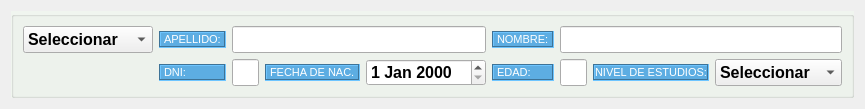
<?xml version="1.0" encoding="UTF-8"?>
<ui version="4.0">
 <class>Form</class>
 <widget class="QWidget" name="Form">
  <property name="geometry">
   <rect>
    <x>0</x>
    <y>0</y>
    <width>798</width>
    <height>88</height>
   </rect>
  </property>
  <property name="windowTitle">
   <string>Form</string>
  </property>
  <layout class="QGridLayout" name="gridLayout">
   <item row="0" column="0">
    <widget class="QGroupBox" name="groupBox_3">
     <property name="sizePolicy">
      <sizepolicy hsizetype="Preferred" vsizetype="Fixed">
       <horstretch>0</horstretch>
       <verstretch>0</verstretch>
      </sizepolicy>
     </property>
     <property name="styleSheet">
      <string notr="true">#groupBox_3{
background-color: #F0F5EF
}</string>
     </property>
     <property name="title">
      <string/>
     </property>
     <layout class="QGridLayout" name="gridLayout_4" columnstretch="10,20,10,10,10,10,10,10,10,10,10,10,10,0,0">
      <item row="0" column="0">
       <widget class="QComboBox" name="comboBox_15">
        <property name="sizePolicy">
         <sizepolicy hsizetype="Preferred" vsizetype="Fixed">
          <horstretch>0</horstretch>
          <verstretch>0</verstretch>
         </sizepolicy>
        </property>
        <property name="font">
         <font>
          <family>System</family>
          <pointsize>12</pointsize>
          <weight>75</weight>
          <bold>true</bold>
         </font>
        </property>
        <item>
         <property name="text">
          <string>Seleccionar</string>
         </property>
        </item>
        <item>
         <property name="text">
          <string>Esposa</string>
         </property>
        </item>
        <item>
         <property name="text">
          <string>Cónyuge</string>
         </property>
        </item>
        <item>
         <property name="text">
          <string>Hijo</string>
         </property>
        </item>
        <item>
         <property name="text">
          <string>Nieto a cargo</string>
         </property>
        </item>
       </widget>
      </item>
      <item row="0" column="1">
       <widget class="QLabel" name="label_35">
        <property name="sizePolicy">
         <sizepolicy hsizetype="Preferred" vsizetype="Fixed">
          <horstretch>0</horstretch>
          <verstretch>0</verstretch>
         </sizepolicy>
        </property>
        <property name="font">
         <font>
          <family>Arial</family>
          <pointsize>8</pointsize>
          <weight>50</weight>
          <bold>false</bold>
         </font>
        </property>
        <property name="styleSheet">
         <string notr="true">#label_35{
background-color:#5DADE2  ;
color: #FFFFFF ; 
}</string>
        </property>
        <property name="frameShape">
         <enum>QFrame::Box</enum>
        </property>
        <property name="frameShadow">
         <enum>QFrame::Sunken</enum>
        </property>
        <property name="text">
         <string>APELLIDO:</string>
        </property>
       </widget>
      </item>
      <item row="1" column="9">
       <widget class="QLineEdit" name="lineEdit_33">
        <property name="sizePolicy">
         <sizepolicy hsizetype="Expanding" vsizetype="Fixed">
          <horstretch>0</horstretch>
          <verstretch>0</verstretch>
         </sizepolicy>
        </property>
        <property name="font">
         <font>
          <family>System</family>
          <pointsize>12</pointsize>
          <weight>75</weight>
          <bold>true</bold>
         </font>
        </property>
       </widget>
      </item>
      <item row="1" column="12" colspan="3">
       <widget class="QComboBox" name="comboBox_9">
        <property name="sizePolicy">
         <sizepolicy hsizetype="Preferred" vsizetype="Fixed">
          <horstretch>0</horstretch>
          <verstretch>0</verstretch>
         </sizepolicy>
        </property>
        <property name="font">
         <font>
          <family>System</family>
          <pointsize>12</pointsize>
          <weight>75</weight>
          <bold>true</bold>
         </font>
        </property>
        <item>
         <property name="text">
          <string>Seleccionar</string>
         </property>
        </item>
        <item>
         <property name="text">
          <string>Primario</string>
         </property>
        </item>
        <item>
         <property name="text">
          <string>Secundario</string>
         </property>
        </item>
        <item>
         <property name="text">
          <string>Terciario</string>
         </property>
        </item>
        <item>
         <property name="text">
          <string>Universitario</string>
         </property>
        </item>
        <item>
         <property name="text">
          <string>Posgrado</string>
         </property>
        </item>
       </widget>
      </item>
      <item row="0" column="9" colspan="6">
       <widget class="QLineEdit" name="lineEdit_28">
        <property name="sizePolicy">
         <sizepolicy hsizetype="Expanding" vsizetype="Fixed">
          <horstretch>0</horstretch>
          <verstretch>0</verstretch>
         </sizepolicy>
        </property>
        <property name="font">
         <font>
          <family>System</family>
          <pointsize>12</pointsize>
          <weight>75</weight>
          <bold>true</bold>
         </font>
        </property>
       </widget>
      </item>
      <item row="1" column="8">
       <widget class="QLabel" name="label_55">
        <property name="sizePolicy">
         <sizepolicy hsizetype="Preferred" vsizetype="Fixed">
          <horstretch>0</horstretch>
          <verstretch>0</verstretch>
         </sizepolicy>
        </property>
        <property name="font">
         <font>
          <family>Arial</family>
          <pointsize>8</pointsize>
          <weight>50</weight>
          <bold>false</bold>
         </font>
        </property>
        <property name="styleSheet">
         <string notr="true">#label_55{
background-color:#5DADE2  ;
color: #FFFFFF ; 
}</string>
        </property>
        <property name="frameShape">
         <enum>QFrame::Box</enum>
        </property>
        <property name="frameShadow">
         <enum>QFrame::Sunken</enum>
        </property>
        <property name="text">
         <string>EDAD:</string>
        </property>
       </widget>
      </item>
      <item row="1" column="1">
       <widget class="QLabel" name="label_36">
        <property name="sizePolicy">
         <sizepolicy hsizetype="Preferred" vsizetype="Fixed">
          <horstretch>0</horstretch>
          <verstretch>0</verstretch>
         </sizepolicy>
        </property>
        <property name="font">
         <font>
          <family>Arial</family>
          <pointsize>8</pointsize>
          <weight>50</weight>
          <bold>false</bold>
         </font>
        </property>
        <property name="styleSheet">
         <string notr="true">#label_36{
background-color:#5DADE2  ;
color: #FFFFFF ; 
}</string>
        </property>
        <property name="frameShape">
         <enum>QFrame::Box</enum>
        </property>
        <property name="frameShadow">
         <enum>QFrame::Sunken</enum>
        </property>
        <property name="text">
         <string>DNI:</string>
        </property>
       </widget>
      </item>
      <item row="0" column="2" colspan="6">
       <widget class="QLineEdit" name="lineEdit_29">
        <property name="sizePolicy">
         <sizepolicy hsizetype="Expanding" vsizetype="Fixed">
          <horstretch>0</horstretch>
          <verstretch>0</verstretch>
         </sizepolicy>
        </property>
        <property name="font">
         <font>
          <family>System</family>
          <pointsize>12</pointsize>
          <weight>75</weight>
          <bold>true</bold>
         </font>
        </property>
       </widget>
      </item>
      <item row="1" column="2" colspan="4">
       <widget class="QLineEdit" name="lineEdit_27">
        <property name="sizePolicy">
         <sizepolicy hsizetype="Expanding" vsizetype="Fixed">
          <horstretch>0</horstretch>
          <verstretch>0</verstretch>
         </sizepolicy>
        </property>
        <property name="font">
         <font>
          <family>System</family>
          <pointsize>12</pointsize>
          <weight>75</weight>
          <bold>true</bold>
         </font>
        </property>
       </widget>
      </item>
      <item row="1" column="6">
       <widget class="QLabel" name="label_41">
        <property name="sizePolicy">
         <sizepolicy hsizetype="Preferred" vsizetype="Fixed">
          <horstretch>0</horstretch>
          <verstretch>0</verstretch>
         </sizepolicy>
        </property>
        <property name="font">
         <font>
          <family>Arial</family>
          <pointsize>8</pointsize>
          <weight>50</weight>
          <bold>false</bold>
         </font>
        </property>
        <property name="styleSheet">
         <string notr="true">#label_41{
background-color:#5DADE2  ;
color: #FFFFFF ; 
}</string>
        </property>
        <property name="frameShape">
         <enum>QFrame::Box</enum>
        </property>
        <property name="frameShadow">
         <enum>QFrame::Sunken</enum>
        </property>
        <property name="text">
         <string>FECHA DE NAC.</string>
        </property>
       </widget>
      </item>
      <item row="0" column="8">
       <widget class="QLabel" name="label_34">
        <property name="sizePolicy">
         <sizepolicy hsizetype="Preferred" vsizetype="Fixed">
          <horstretch>0</horstretch>
          <verstretch>0</verstretch>
         </sizepolicy>
        </property>
        <property name="font">
         <font>
          <family>Arial</family>
          <pointsize>8</pointsize>
          <weight>50</weight>
          <bold>false</bold>
         </font>
        </property>
        <property name="styleSheet">
         <string notr="true">#label_34{
background-color:#5DADE2  ;
color: #FFFFFF ; 
}</string>
        </property>
        <property name="frameShape">
         <enum>QFrame::Box</enum>
        </property>
        <property name="frameShadow">
         <enum>QFrame::Sunken</enum>
        </property>
        <property name="text">
         <string>NOMBRE:</string>
        </property>
       </widget>
      </item>
      <item row="1" column="7">
       <widget class="QDateEdit" name="dateEdit_3">
        <property name="sizePolicy">
         <sizepolicy hsizetype="Minimum" vsizetype="Fixed">
          <horstretch>0</horstretch>
          <verstretch>0</verstretch>
         </sizepolicy>
        </property>
        <property name="font">
         <font>
          <family>System</family>
          <pointsize>12</pointsize>
          <weight>75</weight>
          <bold>true</bold>
         </font>
        </property>
       </widget>
      </item>
      <item row="1" column="10" colspan="2">
       <widget class="QLabel" name="label_30">
        <property name="sizePolicy">
         <sizepolicy hsizetype="Preferred" vsizetype="Fixed">
          <horstretch>0</horstretch>
          <verstretch>0</verstretch>
         </sizepolicy>
        </property>
        <property name="font">
         <font>
          <family>Arial</family>
          <pointsize>8</pointsize>
          <weight>50</weight>
          <bold>false</bold>
         </font>
        </property>
        <property name="styleSheet">
         <string notr="true">#label_30{
background-color:#5DADE2  ;
color: #FFFFFF ; 
}</string>
        </property>
        <property name="frameShape">
         <enum>QFrame::Box</enum>
        </property>
        <property name="frameShadow">
         <enum>QFrame::Sunken</enum>
        </property>
        <property name="text">
         <string>NIVEL DE ESTUDIOS:</string>
        </property>
        <property name="alignment">
         <set>Qt::AlignCenter</set>
        </property>
       </widget>
      </item>
     </layout>
    </widget>
   </item>
  </layout>
 </widget>
 <resources/>
 <connections/>
</ui>
